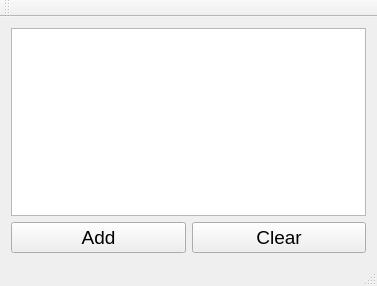
<?xml version="1.0" encoding="UTF-8"?>
<ui version="4.0">
 <class>TableWidgetClass</class>
 <widget class="QMainWindow" name="TableWidgetClass">
  <property name="geometry">
   <rect>
    <x>0</x>
    <y>0</y>
    <width>377</width>
    <height>286</height>
   </rect>
  </property>
  <property name="windowTitle">
   <string>TableWidget</string>
  </property>
  <widget class="QWidget" name="centralWidget">
   <layout class="QVBoxLayout" name="verticalLayout">
    <item>
     <widget class="QTableView" name="genesTableView">
      <property name="font">
       <font>
        <pointsize>14</pointsize>
       </font>
      </property>
     </widget>
    </item>
    <item>
     <layout class="QHBoxLayout" name="horizontalLayout">
      <item>
       <widget class="QPushButton" name="addButton">
        <property name="font">
         <font>
          <pointsize>14</pointsize>
         </font>
        </property>
        <property name="text">
         <string>Add</string>
        </property>
       </widget>
      </item>
      <item>
       <widget class="QPushButton" name="clearButton">
        <property name="font">
         <font>
          <pointsize>14</pointsize>
         </font>
        </property>
        <property name="text">
         <string>Clear</string>
        </property>
       </widget>
      </item>
     </layout>
    </item>
   </layout>
  </widget>
  <widget class="QMenuBar" name="menuBar">
   <property name="geometry">
    <rect>
     <x>0</x>
     <y>0</y>
     <width>377</width>
     <height>22</height>
    </rect>
   </property>
  </widget>
  <widget class="QToolBar" name="mainToolBar">
   <attribute name="toolBarArea">
    <enum>TopToolBarArea</enum>
   </attribute>
   <attribute name="toolBarBreak">
    <bool>false</bool>
   </attribute>
  </widget>
  <widget class="QStatusBar" name="statusBar"/>
 </widget>
 <layoutdefault spacing="6" margin="11"/>
 <resources/>
 <connections/>
</ui>
